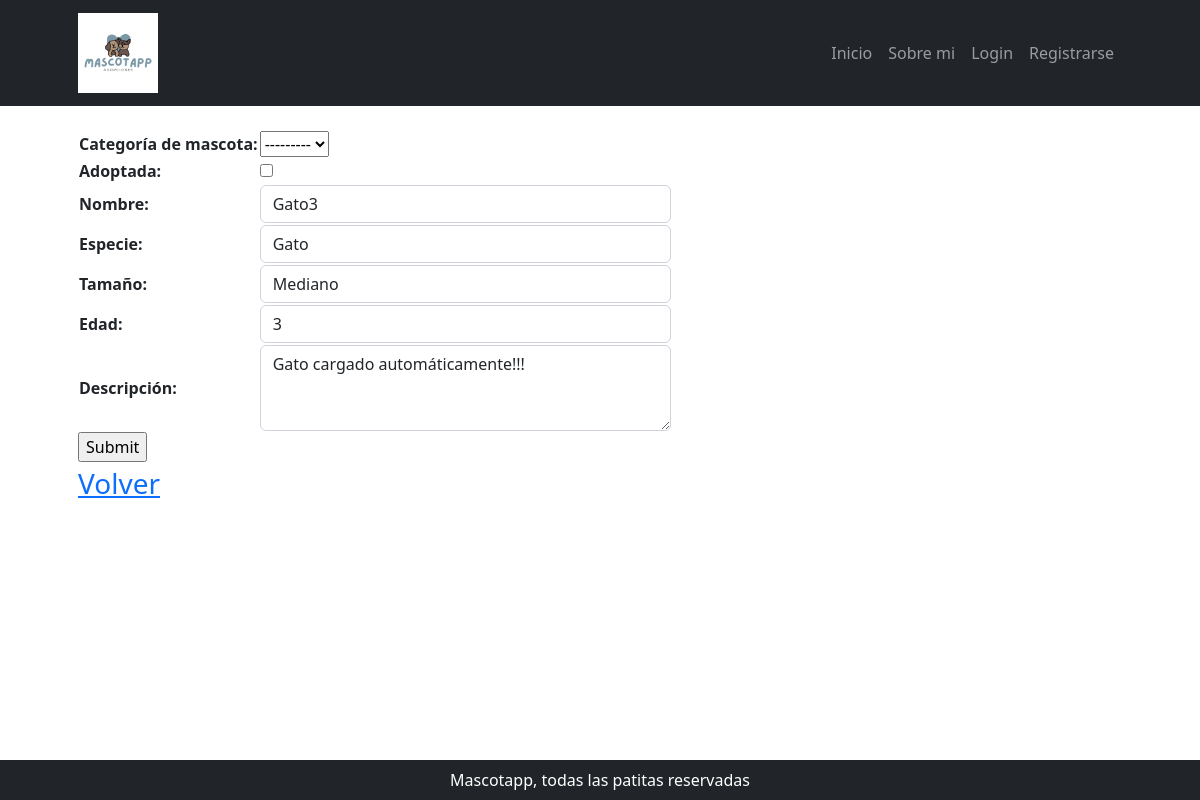
/mascota/actualizar/3/, run on the app's committed database.
### mascota/models.py (models this page shows, shortened)
class Mascota(models.Model):
    categoria_id = models.ForeignKey(
        MascotaCategoria, null = True, blank = True, on_delete = models.SET_NULL, verbose_name = "categoría de mascota"
    )
    adoptada            = models.BooleanField(default=False)
    nombre              = models.CharField(max_length=100)
    especie             = models.CharField(max_length=100)
    tamano              = models.CharField(max_length=100)
    edad                = models.IntegerField()
    descripcion         = models.TextField(null=True, blank=True, verbose_name="descripción")
    fecha_actualizacion = models.DateField(
        null = True, blank = True, default = timezone.now, editable = False, verbose_name = "fecha de actualización"
    )
    class Meta:
        verbose_name = "mascota"
        verbose_name_plural = "mascotas"

### mascota/views.py (the view, shortened to what this page needs)
# urls.py: path("actualizar/<int:pk>/", MascotaUpdate.as_view(), name="actualizar_mascota"),
class MascotaUpdate(UpdateView):
    model = Mascota
    form_class    = MascotaForm
    template_name = 'mascota/actualizar_mascota.html'

### mascota/forms.py
class MascotaForm(forms.ModelForm):
    class Meta:
        model = models.Mascota
        fields = "__all__"
        labels = {
            "tamano":"Tamaño"
        }
        widgets = {
            "nombre": forms.TextInput(attrs={"class": "form-control"}),
            "especie": forms.Select(attrs={"class": "form-control"}, choices=[('perro', 'Perro'), ('gato', 'Gato')]),
            "tamano": forms.Select(attrs={"class": "form-control"}, choices=[('chico', 'Chico'), ('mediano', 'Mediano'), ('grande', 'Grande')]),
            "edad": forms.NumberInput(attrs={"class": "form-control"}),
            "descripcion": forms.Textarea(attrs={"class": "form-control", "rows": 3}),
            "foto": forms.FileInput(attrs={"class": "form-control"}),
        }

### mascota/templates/mascota/actualizar_mascota.html (shortened to what this page needs)
{% extends 'core/base.html' %}
{% block contenido %}
<form action="" method="post">
    <table>
      {{ form.as_table }}
    </table>
    <input type="submit" value="Submit" />
  </form>
    <section class="fs-3 pb-4">
        <a href="{% url 'mascota:mascota_list' %}">Volver</a>
    </section>
{% endblock contenido %}

### data on the page
Mascota: categoria_id "---------", nombre "Gato3", especie "Gato", tamano "Mediano", edad "3", descripcion "Gato cargado automáticamente!!!"
